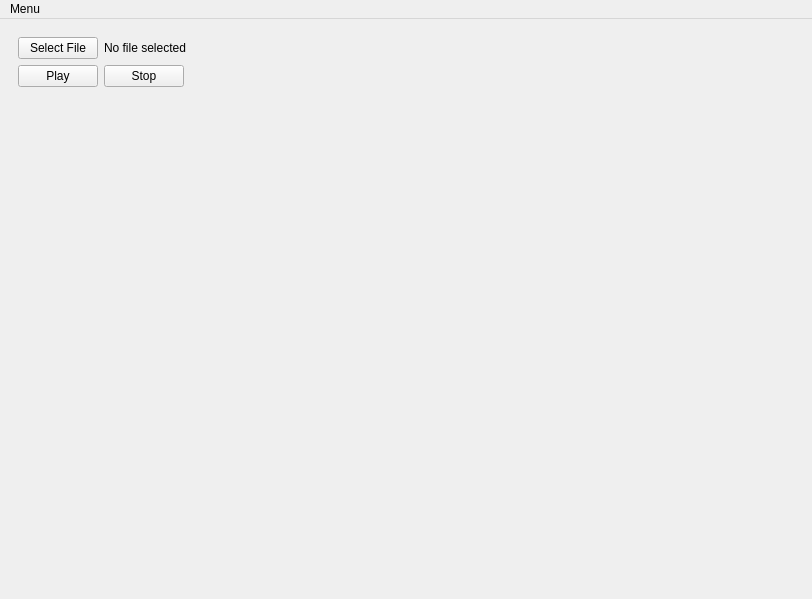
<?xml version="1.0" encoding="UTF-8"?>
<ui version="4.0">
 <class>MainWindow</class>
 <widget class="QMainWindow" name="MainWindow">
  <property name="geometry">
   <rect>
    <x>0</x>
    <y>0</y>
    <width>812</width>
    <height>599</height>
   </rect>
  </property>
  <property name="windowTitle">
   <string>MainWindow</string>
  </property>
  <widget class="QWidget" name="centralwidget">
   <layout class="QVBoxLayout" name="verticalLayout_5">
    <item>
     <widget class="QWidget" name="controlsWidget" native="true">
      <property name="sizePolicy">
       <sizepolicy hsizetype="Preferred" vsizetype="Minimum">
        <horstretch>0</horstretch>
        <verstretch>0</verstretch>
       </sizepolicy>
      </property>
      <layout class="QVBoxLayout" name="verticalLayout_3">
       <item>
        <layout class="QVBoxLayout" name="verticalLayout">
         <item>
          <layout class="QHBoxLayout" name="horizontalLayout">
           <item>
            <widget class="QPushButton" name="selectFileButton">
             <property name="sizePolicy">
              <sizepolicy hsizetype="Fixed" vsizetype="Fixed">
               <horstretch>0</horstretch>
               <verstretch>0</verstretch>
              </sizepolicy>
             </property>
             <property name="text">
              <string>Select File</string>
             </property>
            </widget>
           </item>
           <item>
            <widget class="QLabel" name="label">
             <property name="enabled">
              <bool>true</bool>
             </property>
             <property name="sizePolicy">
              <sizepolicy hsizetype="Preferred" vsizetype="Preferred">
               <horstretch>0</horstretch>
               <verstretch>0</verstretch>
              </sizepolicy>
             </property>
             <property name="text">
              <string>No file selected</string>
             </property>
            </widget>
           </item>
          </layout>
         </item>
         <item>
          <layout class="QHBoxLayout" name="horizontalLayout_2">
           <item>
            <widget class="QPushButton" name="playButton">
             <property name="text">
              <string>Play</string>
             </property>
            </widget>
           </item>
           <item>
            <widget class="QPushButton" name="stopButton">
             <property name="text">
              <string>Stop</string>
             </property>
            </widget>
           </item>
           <item>
            <spacer name="horizontalSpacer">
             <property name="orientation">
              <enum>Qt::Orientation::Horizontal</enum>
             </property>
             <property name="sizeHint" stdset="0">
              <size>
               <width>578</width>
               <height>20</height>
              </size>
             </property>
            </spacer>
           </item>
          </layout>
         </item>
        </layout>
       </item>
      </layout>
     </widget>
    </item>
    <item>
     <widget class="QWidget" name="plotWidget" native="true">
      <layout class="QVBoxLayout" name="verticalLayout_4">
       <item>
        <layout class="QVBoxLayout" name="verticalLayout_2" stretch="1,1">
         <item>
          <widget class="PlotWidget" name="timePlotWidget" native="true">
           <property name="sizePolicy">
            <sizepolicy hsizetype="Expanding" vsizetype="Expanding">
             <horstretch>0</horstretch>
             <verstretch>0</verstretch>
            </sizepolicy>
           </property>
           <property name="minimumSize">
            <size>
             <width>300</width>
             <height>200</height>
            </size>
           </property>
          </widget>
         </item>
         <item>
          <widget class="PlotWidget" name="freqPlotWidget" native="true">
           <property name="sizePolicy">
            <sizepolicy hsizetype="Expanding" vsizetype="Expanding">
             <horstretch>0</horstretch>
             <verstretch>0</verstretch>
            </sizepolicy>
           </property>
           <property name="minimumSize">
            <size>
             <width>300</width>
             <height>200</height>
            </size>
           </property>
          </widget>
         </item>
        </layout>
       </item>
      </layout>
     </widget>
    </item>
    <item>
     <widget class="QLabel" name="labelFrequnc">
      <property name="text">
       <string/>
      </property>
     </widget>
    </item>
   </layout>
  </widget>
  <widget class="QMenuBar" name="menubar">
   <property name="geometry">
    <rect>
     <x>0</x>
     <y>0</y>
     <width>812</width>
     <height>28</height>
    </rect>
   </property>
   <widget class="QMenu" name="menuOption">
    <property name="title">
     <string>Menu</string>
    </property>
    <addaction name="menuLoadFile"/>
    <addaction name="menuExit"/>
   </widget>
   <addaction name="menuOption"/>
  </widget>
  <action name="menuLoadFile">
   <property name="text">
    <string>Load file</string>
   </property>
  </action>
  <action name="menuExit">
   <property name="text">
    <string>Exit</string>
   </property>
  </action>
 </widget>
 <customwidgets>
  <customwidget>
   <class>PlotWidget</class>
   <extends>QWidget</extends>
   <header>pyqtgraph</header>
   <container>1</container>
  </customwidget>
 </customwidgets>
 <resources/>
 <connections>
  <connection>
   <sender>menuExit</sender>
   <signal>triggered(bool)</signal>
   <receiver>MainWindow</receiver>
   <slot>close()</slot>
   <hints>
    <hint type="sourcelabel">
     <x>-1</x>
     <y>-1</y>
    </hint>
    <hint type="destinationlabel">
     <x>399</x>
     <y>299</y>
    </hint>
   </hints>
  </connection>
 </connections>
</ui>
